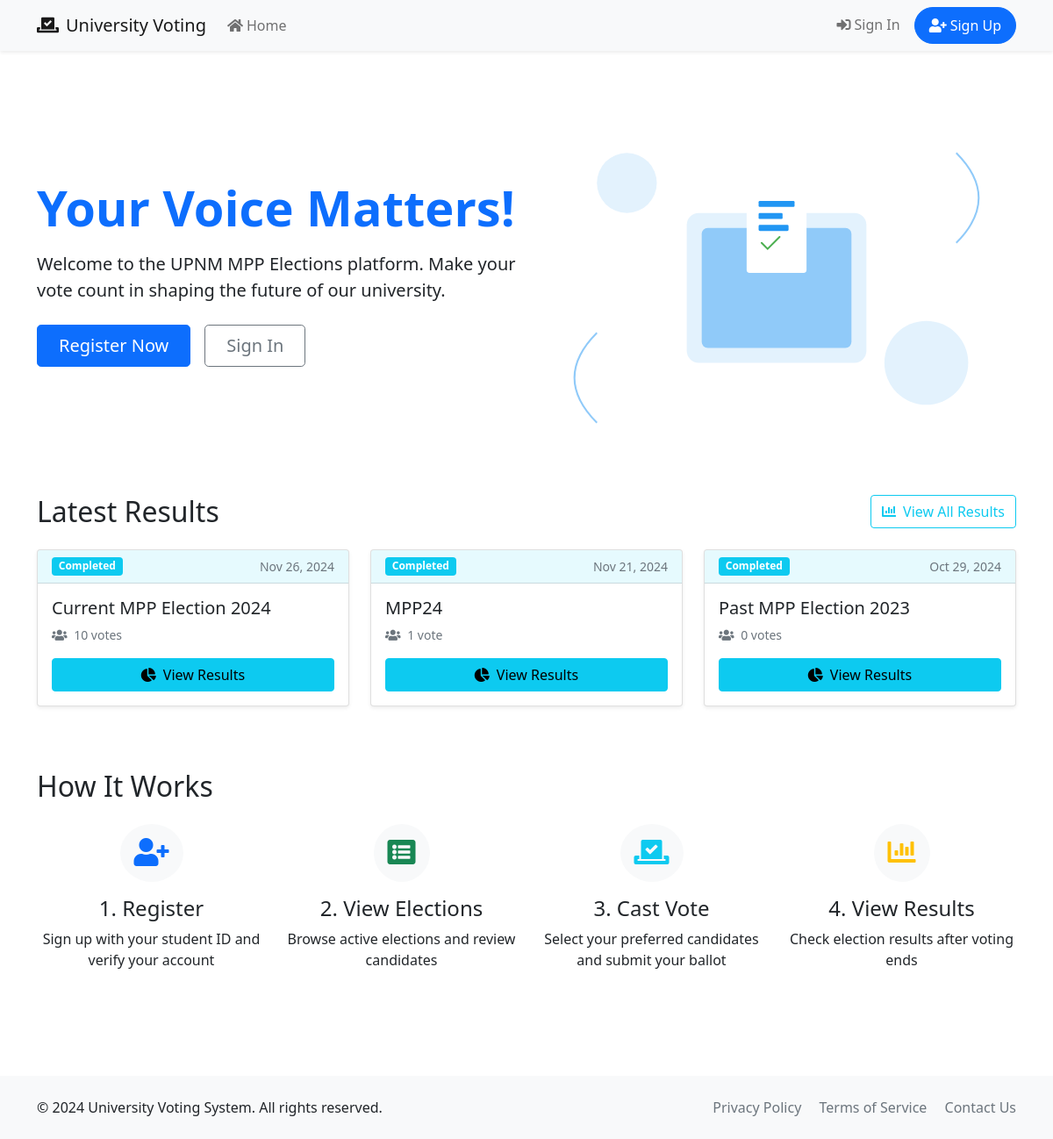
The page / on the database its author committed.
### elections/models.py (models this page shows, shortened)
class Election(models.Model):
    title = models.CharField(max_length=200)
    description = models.TextField()
    start_date = models.DateTimeField()
    end_date = models.DateTimeField()
    manually_ended = models.BooleanField(default=False)
    is_active = models.BooleanField(default=True)
    created_at = models.DateTimeField(auto_now_add=True)
    updated_at = models.DateTimeField(auto_now=True)
    class Meta:
        ordering = ['-created_at']

### voting_system/views.py (the view)
# urls.py: path('', HomeView.as_view(), name='home'),
class HomeView(TemplateView):
    template_name = 'home.html'
    def get_context_data(self, **kwargs):
        context = super().get_context_data(**kwargs)
        now = timezone.now()
        context['active_elections'] = Election.objects.filter(
            is_active=True,
            start_date__lte=now,
            end_date__gte=now
        ).order_by('end_date')[:5]
        completed_elections = Election.objects.filter(
            end_date__lt=now
        ).annotate(
            total_votes=Count('vote')
        ).order_by('-end_date')[:5]
        context['completed_elections'] = completed_elections
        return context

### templates/home.html (shortened to what this page needs)
{% extends 'base.html' %}
{% load static %}
{% block content %}
<div class="container py-5">
    <div class="row mb-5 align-items-center">
        <div class="col-lg-6">
            <h1 class="display-4 fw-bold text-primary mb-3">Your Voice Matters!</h1>
            <p class="lead mb-4">Welcome to the UPNM MPP Elections platform. Make your vote count in shaping the future of our university.</p>
            {% if not user.is_authenticated %}
            <div class="d-grid gap-2 d-md-flex">
                <a href="{% url 'account_signup' %}" class="btn btn-primary btn-lg px-4 me-md-2">Register Now</a>
                <a href="{% url 'account_login' %}" class="btn btn-outline-secondary btn-lg px-4">Sign In</a>
            </div>
            {% endif %}
        </div>
        <div class="col-lg-6">
            <img src="{% static 'images/voting.svg' %}" alt="Voting Illustration" class="img-fluid">
        </div>
    </div>
    {% if completed_elections %}
    <div class="row mb-5" id="completed-elections">
        <div class="col-12">
            <div class="d-flex justify-content-between align-items-center mb-4">
                <h2 class="mb-0">Latest Results</h2>
                <a href="{% url 'elections:list' %}" class="btn btn-outline-info">
                    <i class="fas fa-chart-bar me-2"></i>View All Results
                </a>
            </div>
        </div>
        {% for election in completed_elections %}
        <div class="col-md-6 col-lg-4 mb-4">
            <div class="card h-100 shadow-sm">
                <div class="card-header bg-info bg-opacity-10 d-flex justify-content-between align-items-center">
                    <span class="badge bg-info">Completed</span>
                    <small class="text-muted">{{ election.end_date|date:"M d, Y" }}</small>
                </div>
                <div class="card-body">
                    <h5 class="card-title">{{ election.title }}</h5>
                    <div class="d-flex justify-content-between align-items-center mb-3">
                        <div class="text-muted small">
                            <i class="fas fa-users me-1"></i>
                            {{ election.total_votes }} vote{{ election.total_votes|pluralize }}
                        </div>
                    </div>
                    <div class="d-grid">
                        <a href="{% url 'elections:election_results' election.pk %}" class="btn btn-info">
                            <i class="fas fa-chart-pie me-2"></i>View Results
                        </a>
                    </div>
                </div>
            </div>
        </div>
        {% endfor %}
    </div>
    {% endif %}
    <div class="row">
        <div class="col-12">
            <h2 class="mb-4">How It Works</h2>
        </div>
        <div class="col-md-3">
            <div class="text-center mb-4">
                <div class="bg-light rounded-circle d-inline-block p-3 mb-3">
                    <i class="fas fa-user-plus fa-2x text-primary"></i>
                </div>
                <h4>1. Register</h4>
                <p>Sign up with your student ID and verify your account</p>
            </div>
        </div>
        <div class="col-md-3">
            <div class="text-center mb-4">
                <div class="bg-light rounded-circle d-inline-block p-3 mb-3">
                    <i class="fas fa-list-alt fa-2x text-success"></i>
                </div>
                <h4>2. View Elections</h4>
                <p>Browse active elections and review candidates</p>
            </div>
        </div>
        <div class="col-md-3">
            <div class="text-center mb-4">
                <div class="bg-light rounded-circle d-inline-block p-3 mb-3">
                    <i class="fas fa-vote-yea fa-2x text-info"></i>
                </div>
                <h4>3. Cast Vote</h4>
                <p>Select your preferred candidates and submit your ballot</p>
            </div>
        </div>
        <div class="col-md-3">
            <div class="text-center mb-4">
                <div class="bg-light rounded-circle d-inline-block p-3 mb-3">
                    <i class="fas fa-chart-bar fa-2x text-warning"></i>
                </div>
                <h4>4. View Results</h4>
                <p>Check election results after voting ends</p>
            </div>
        </div>
    </div>
</div>
{% endblock %}

### rows shown on the page
Election: end_date "Nov 26, 2024", title "Current MPP Election 2024", total_votes "10"
Election: end_date "Nov 21, 2024", title "MPP24", total_votes "1"
Election: end_date "Oct 29, 2024", title "Past MPP Election 2023", total_votes "0"
